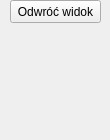
<?xml version="1.0" encoding="UTF-8"?>
<ui version="4.0">
 <class>Okno_RGB</class>
 <widget class="QDockWidget" name="Okno_RGB">
  <property name="geometry">
   <rect>
    <x>0</x>
    <y>0</y>
    <width>110</width>
    <height>140</height>
   </rect>
  </property>
  <property name="minimumSize">
   <size>
    <width>110</width>
    <height>140</height>
   </size>
  </property>
  <property name="floating">
   <bool>true</bool>
  </property>
  <property name="features">
   <set>QDockWidget::DockWidgetClosable</set>
  </property>
  <property name="allowedAreas">
   <set>Qt::NoDockWidgetArea</set>
  </property>
  <property name="windowTitle">
   <string>okno_rgb</string>
  </property>
  <widget class="QWidget" name="dockWidgetContents">
   <widget class="QPushButton" name="pushButton">
    <property name="geometry">
     <rect>
      <x>10</x>
      <y>0</y>
      <width>91</width>
      <height>23</height>
     </rect>
    </property>
    <property name="text">
     <string>Odwróć widok</string>
    </property>
   </widget>
  </widget>
 </widget>
 <resources/>
 <connections/>
</ui>
